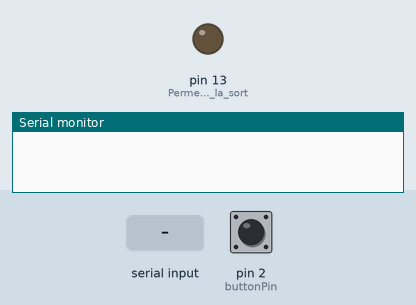
Bench run of a sketch on a simulated Arduino Uno, built with avr-gcc and run on an emulated ATmega328P. On the bench: output pins drawn as LEDs (lit = HIGH), the last lines printed to the serial monitor. The inputs (shaded band) are chosen by the test bench; at power-on: pin 2 (buttonPin) HIGH.

Above: at 1.2 s.
1.3 s: "1" received over Serial
At 2.4 s:
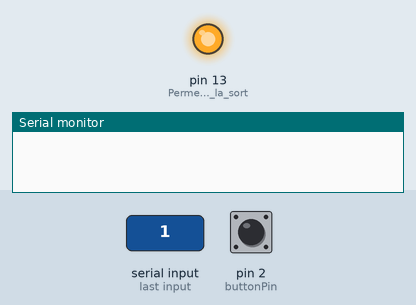
2.8 s: "0" received over Serial
At 3.5 s:
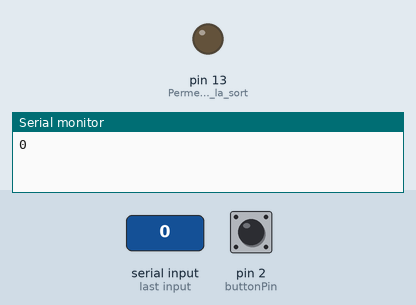
Timing chart, 0 to 5.8 s (numbered marks = the images above; inputs shaded):
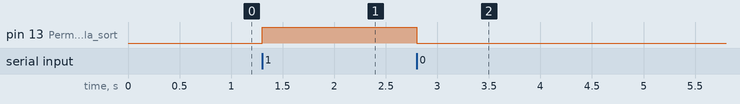

Measured:
- after the input at 1.3 s, pin 13 (Permet_de_définir_la_sort): LOW → HIGH at once
- after the input at 2.8 s, pin 13 (Permet_de_définir_la_sort): HIGH → LOW at once

The sketch:

SimpleArdToGod.ino
```cpp
const int buttonPin = 2;
int buttonState = 0;
int increment = 0;

int derniereActivation = 0;
int tempsEcoule = 0;

void setup() {
  Serial.begin(9600); //make sure this is the same as the Baud Rate in Godot, should be 9600.

  pinMode(buttonPin, INPUT_PULLUP);   // Définir la broche pour le test avec le bouton
  pinMode(LED_BUILTIN, OUTPUT);       // Permet de définir la sortie pour la LED integrée à la carte
}

void loop() {
  buttonState = digitalRead(buttonPin);           // Lire le bouton, lorsqu'il est appuyé, envoi à godot un incrément de 1 à l'infini
  tempsEcoule = millis() - derniereActivation;    // Calculer le temps qui s'est écoulé entre le dernier envoi à Godot et le temps actuel

  if(buttonState == LOW || tempsEcoule > 3000){   // Si on appuie sur un bouton ou que 3 secondes se sont écoulées depuis le dernier envoi,
    Serial.println(increment);                    // On envoi une valeur qui s'incrémente à chaque fois
    increment++;
    derniereActivation = millis();
  }

  char temp = Serial.read();          // Lecture du port série pour voir si Godot a envoyé de l'information
  if(temp == '1'){                    // Si la valeur est 1, on allume la Led
    digitalWrite(LED_BUILTIN, HIGH);  // Allumer la LED
  }else if(temp == '0'){              // Si la valeur est 0, on éteint la Led
    digitalWrite(LED_BUILTIN, LOW);   // Eteindre la LED
  }
}
```
